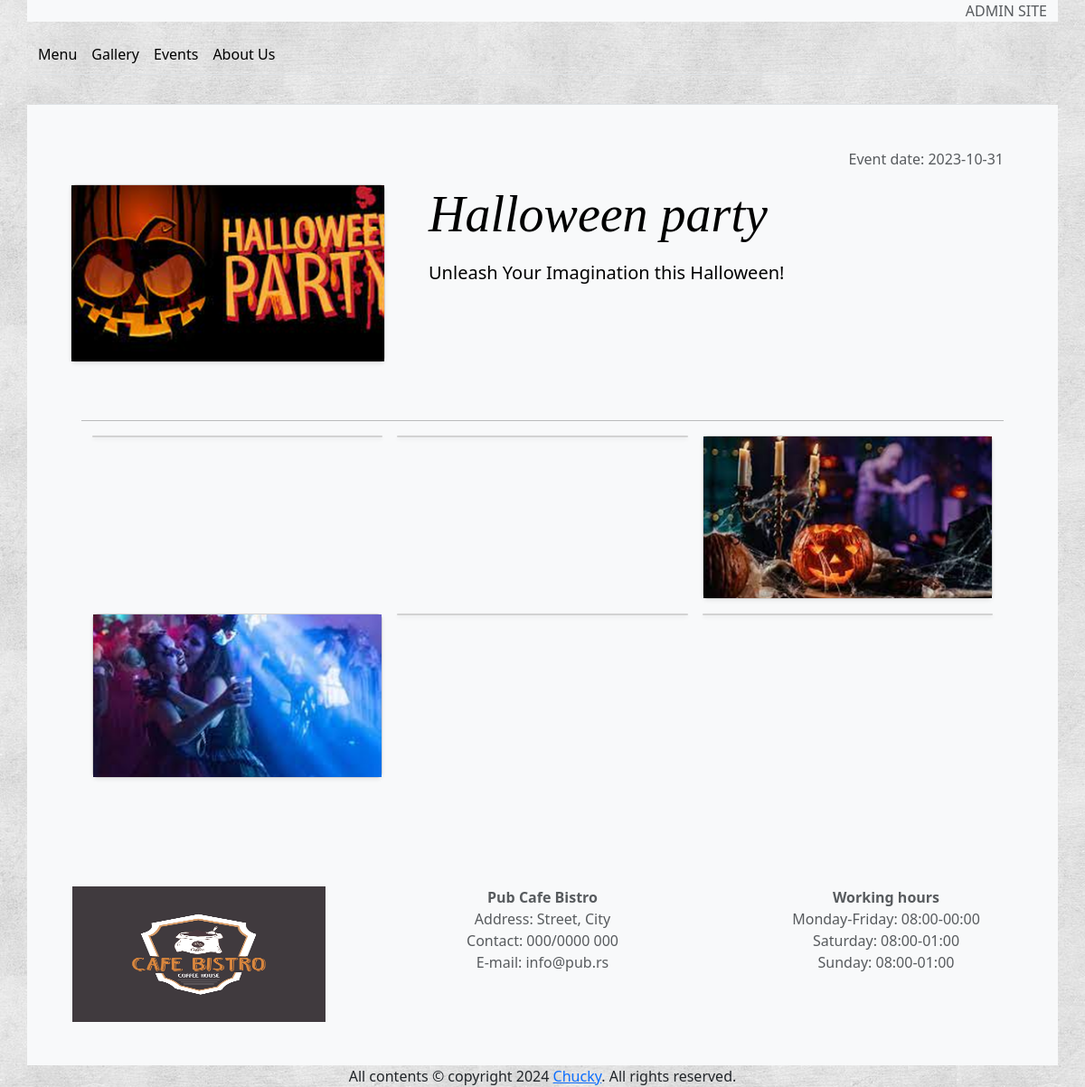
The page /events/1 on the database its author committed.
### client/models.py (models this page shows, shortened)
class Events(BaseTimestampModel):
    id = models.BigAutoField(db_column='id', primary_key=True)
    name = models.CharField(db_column='name', max_length=255, verbose_name='Event name')
    description = models.TextField(db_column='description', blank=True, verbose_name='Event description')
    date = models.DateField(db_column='date', auto_now_add=False, auto_now=False, default=timezone.now, verbose_name='Date')
    img = ResizedImageField(
        size=[2878, 1618],
        crop=['middle', 'center'],
        default='uploads/default.jpg',
        upload_to='uploads',
        verbose_name='Event logo'
    )
    class Meta:
        managed = True
        verbose_name = 'Event'
        verbose_name_plural = 'Events'
        ordering = ['date', 'name']
        constraints = [models.UniqueConstraint(fields=['name', 'date'], name='unique_event')]
        db_table = 'Events'

### client/views.py (the view)
# urls.py: path('events/<int:id>', views.event, name='event'),
@require_http_methods(['GET'])
def event(request, id):
    try:
        context = { 'data': event_data(request, id) }
        if context['data'] is None:
            return redirect('/events/')
        return render(request, 'components/event.html', context)
    except Exception as e:
        raise HttpResponseServerError

### api/views.py (called while the page is built)
@api_view(['GET'])
def event_view(request, id):
    try:
        event = Events.objects.get(id=id)
        serialized_e = EventsSerializer(event, many=False)
        data = serialized_e.data
        gallery = Gallery.objects.filter(eventId=id)
        if gallery.count() > 1:
            serialized_g = GallerySerializer(gallery, many=True)
            data['gallery'] = serialized_g.data
        elif gallery.count() == 1:
            serialized_g = GallerySerializer(gallery, many=False)
            data['gallery'] = [serialized_g.data]
        else:
            data['gallery'] = []
        return Response(data, status=status.HTTP_200_OK)
    except:
        return Response(None, status=status.HTTP_400_BAD_REQUEST)

### client/helpers.py (called while the page is built)
def event_data(request, id):
    try:
        event_response = event_view(request, id)
        return event_response.data
    except Exception as e:
        return None

### templates/components/event.html
{% extends 'index.html' %}
{% load static %}
{% block content %}
    <div class="p-4 p-md-5 mb-4 rounded text-body-emphasis ">
        <div class="card-body" style="text-align:right;">
            <p class="text-body-secondary">Event date: {{ data.date }}</p>
        </div>
        <div class="row pb-5">
            <div class="col-lg-4 px-0">
                <div class="card shadow-sm">
                    <img src="http://127.0.0.1:8000/static{{ data.img }}" alt="">
                </div>
            </div>
            <div class="col-lg-8 px-5">
                <h3 class="display-4 fst-italic">{{ data.name }}</h3>
                <p class="lead my-3">{{ data.description }}</p>
            </div>
        </div>
        <hr/>
        <div class="album bg-light ">
            <div class="container">
                <div class="row row-cols-1 row-cols-sm-2 row-cols-md-3 g-3">
                    {% for element in data.gallery %}
                        <div class="col">
                            <div class="card shadow-sm">
                                <img src="http://127.0.0.1:8000/static{{ element.img }}" alt="">
                            </div>
                        </div>
                    {% endfor %}
                </div>
            </div>
        </div>
    </div>
{% endblock content %}

### static/assets/css/styles.css (style rules this page uses)
h1, h2, h3, h4, h5, h6 { font-family: "Playfair Display", Georgia, "Times New Roman", serif; }

### rows shown on the page
Events: name "Halloween party", description "Unleash Your Imagination this Halloween!"

### other values the page prints
{{ data.date }} "2023-10-31"
{{ current_year }} "2024"
